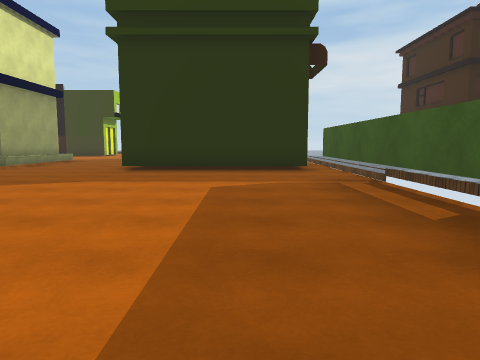
view 1 (above)

24 first-person views from a walk through a 3-D level made in the Unity game engine. The camera is 1.3 m above the floor, tilts 6° down and sees 70° across. The floor is counted in squares, 2 m on a side. Each view is taken from the middle of a square. On the plan, view 1 faces up. The plan holds only what a view shows up to about 10 squares ahead; the rest is blank. The place goes on beyond the plan. Some surface patterns are stand-ins.

view 2
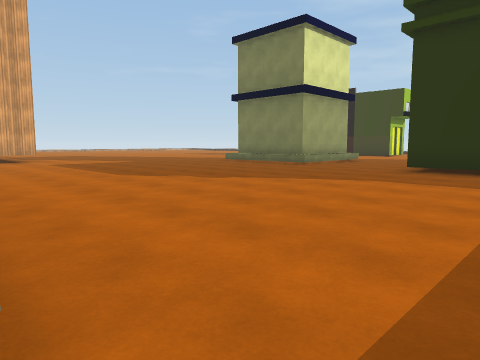

view 3
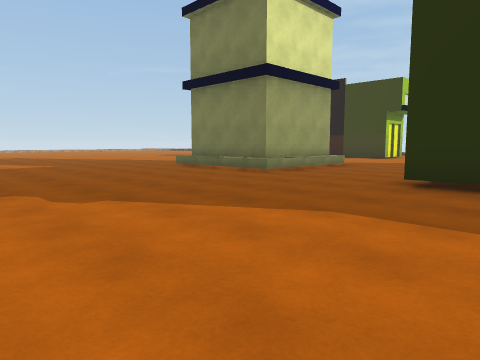

view 4
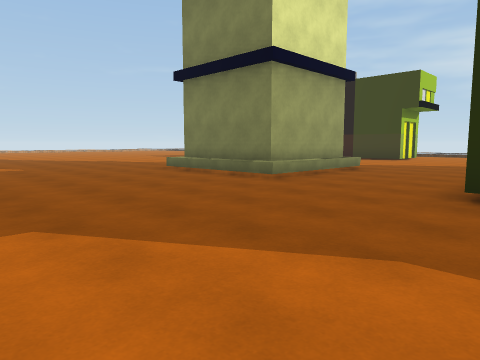

view 5
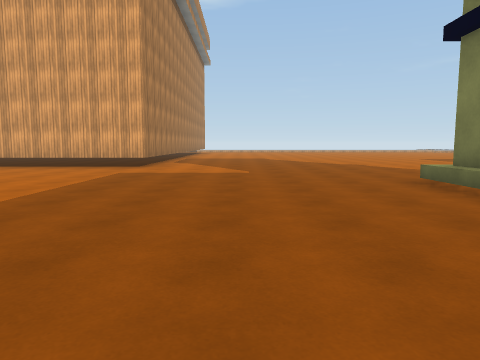

view 6
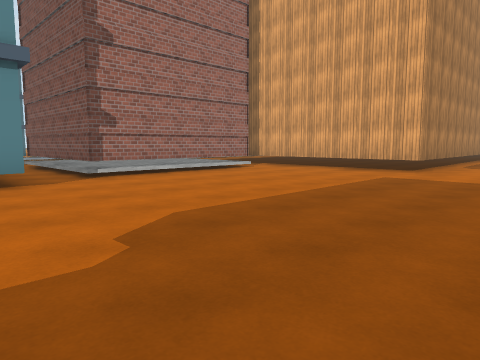

view 7
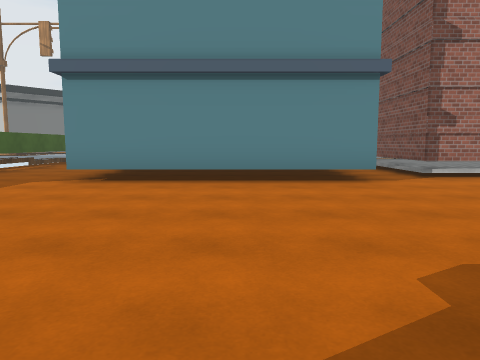

view 8
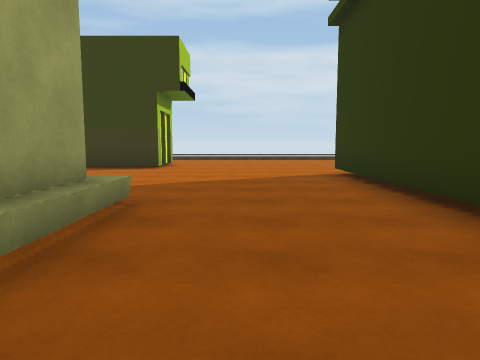

view 9
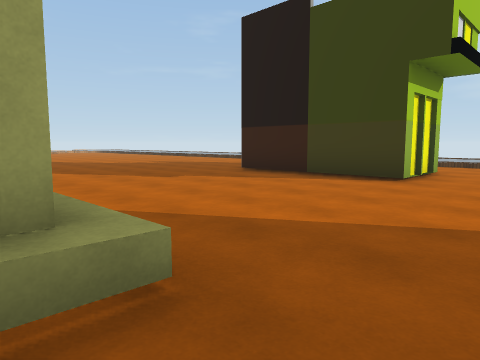

view 10
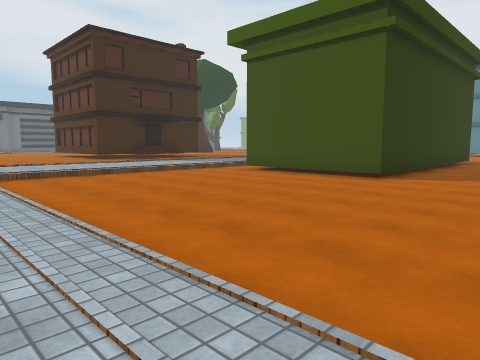

view 11
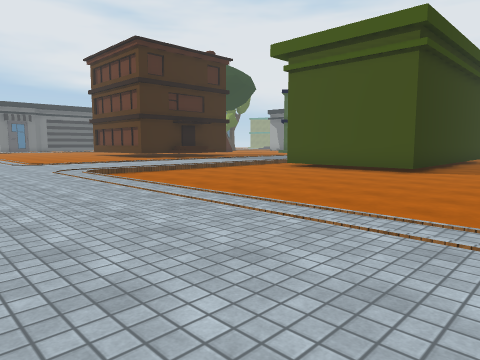

view 12
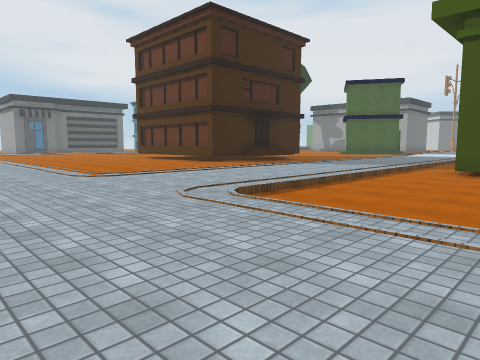

view 13
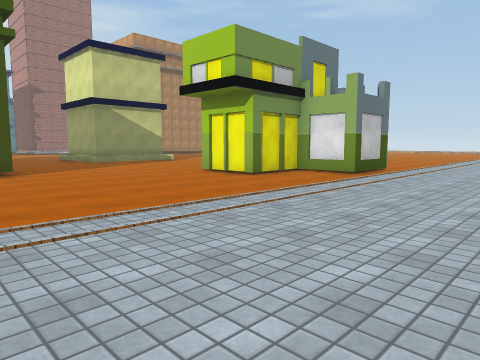

view 14
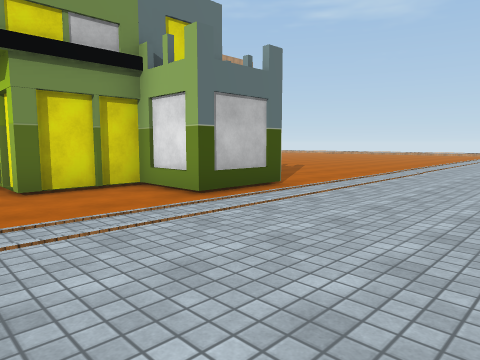

view 15
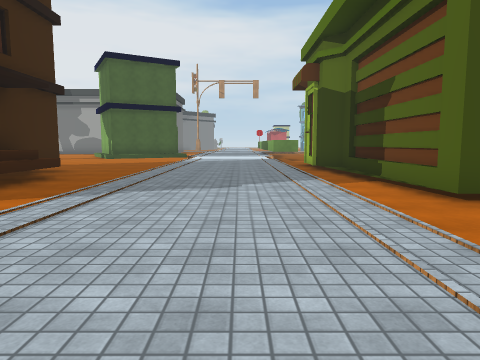

view 16
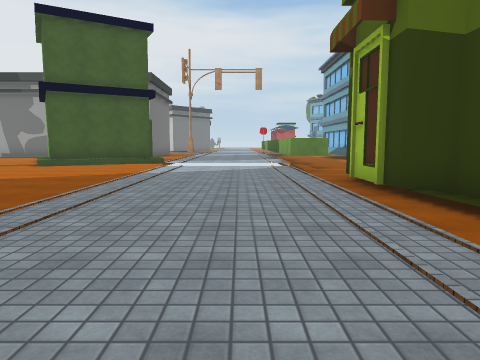

view 17
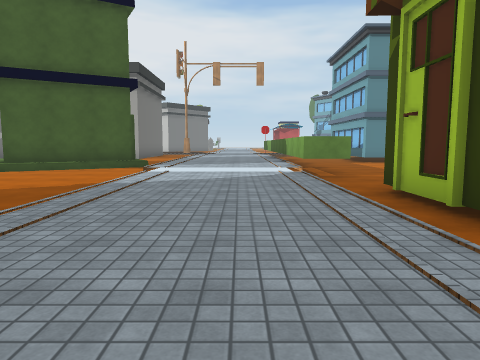

view 18
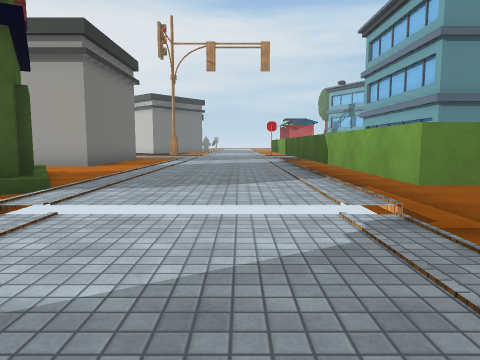

view 19
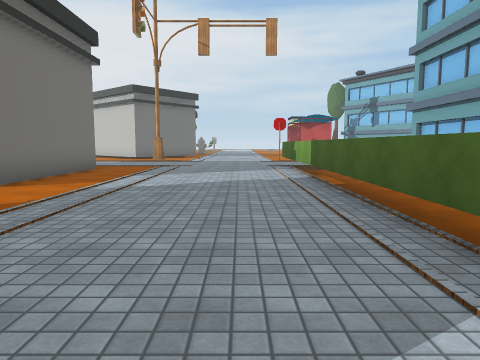

view 20
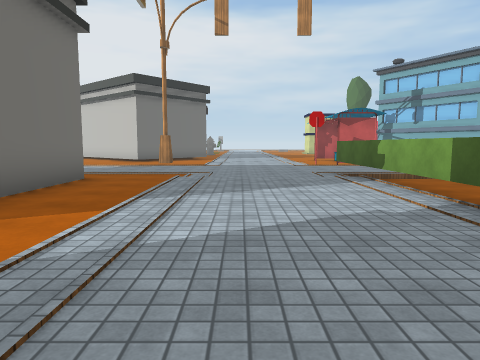

view 21
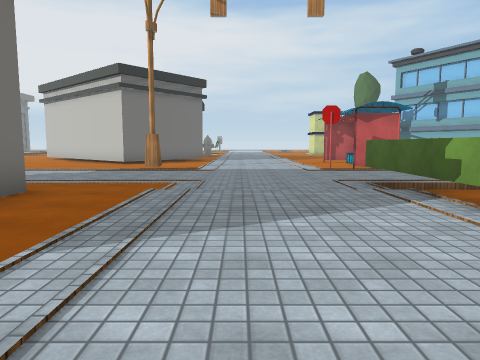

view 22
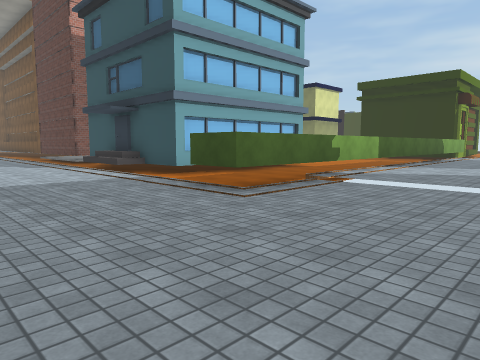

view 23
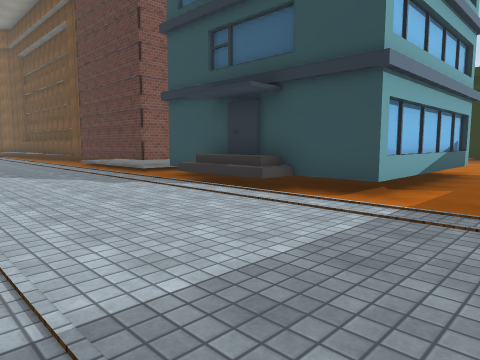

view 24
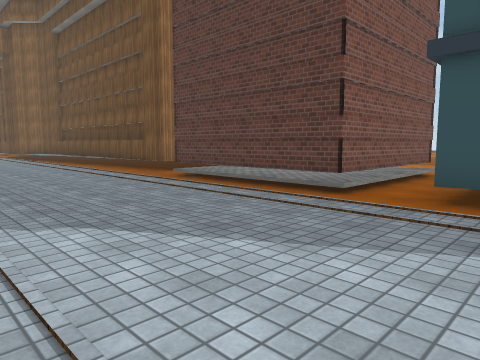

### Floor plan
Key: @ floor where view 1 was taken; # wall or solid block; . main floor; : floor 0.25 m higher than the main floor; + floor 0.5 m higher than the main floor; / step, stairs or slope; ^ raised ledge; H house.
Columns run from 16 left of view 1 to 9 right of it. Each row starts with its distance up from view 1.
 26        ::::::::::::
 25   ::::::::::::::::::::::
 24 ::::::::::::::::::::::::::
 23 ///////////////////:::::::
 22 .....##............:::::::
 21  .... #............::::::
 20   ..  ###..........:::::
 19     .####..........::::
 18    ................::::
 17   .................:::::
 16  ............#####.:::::H
 15  ............#   H.:::::H
 14    ..........#   H.::::::
 13        ......#   H.::::::
 12          #...#   #.:::::::
 11   ..     #...    #.:::::::
 10   ....^###...    #.::::::
  9   .....^^^...#####.:::::::
  8   .................:::::::
  7   .................:::::::
  6   ................#////::#
  5   ................#++++/##
  4 ..................#++++/#
  3 ^^^...............#++++/#
  2  ^^...............#++++:
  1   ^...............#++++::
  0   ^.......######@.#++++:::
 -1   ^ #####.     #..#++++::#
 -2         #.     #..#++++::
 -3         #.     #..#++++::
 -4   ^     #.     #..#++++::
 -5   ..#####.######..#////::H
 -6  ...........HH....#::::::
 -7 ::::::::::::::::::::::::::
 -8 ::::::::::::::::::::::::::
 -9    :::::::::::::::::::::::
-10         ////  /////:::::::

Positions as (right, up) in squares from view 1, and headings:
1: (0, 0), facing up
2: (0, 0), facing up-left
3: (-1, 3), facing up-left
4: (-2, 4), facing up-left
5: (-4, 6), facing left
6: (-5, 6), facing down-left
7: (-4, 6), facing down
8: (-5, 9), facing up
9: (-5, 12), facing up-left
10: (-6, 24), facing down-right
11: (-6, 26), facing down-right
12: (-1, 26), facing down-right
13: (-1, 26), facing down-left
14: (-6, 26), facing down-left
15: (4, 21), facing down
16: (4, 16), facing down
17: (4, 14), facing down
18: (4, 9), facing down
19: (4, 5), facing down
20: (5, 2), facing down
21: (5, 0), facing down
22: (6, -10), facing up-left
23: (1, -10), facing up-left
24: (-5, -10), facing up-left
